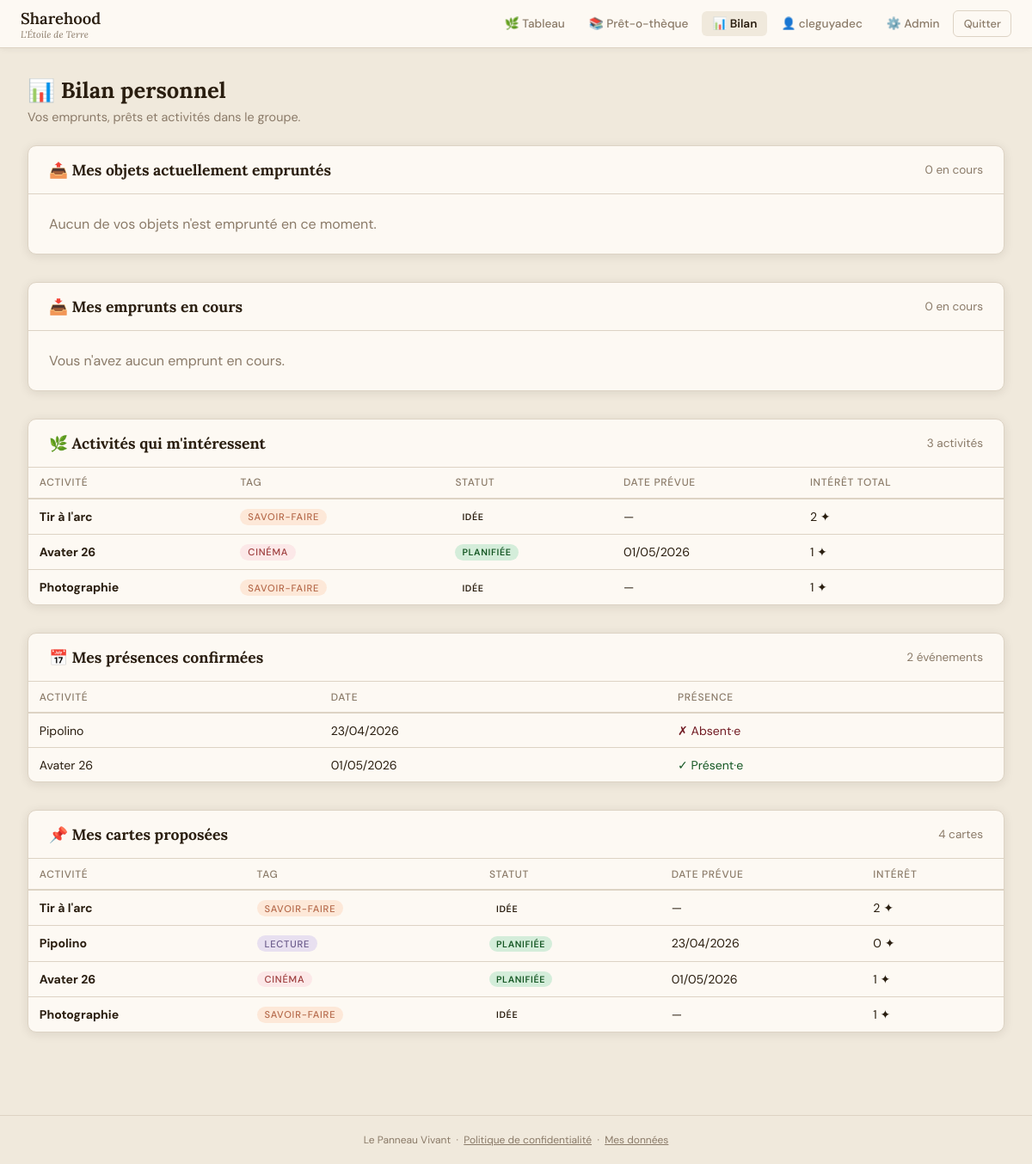
The app's page /?action=dashboard (signed in), older data.
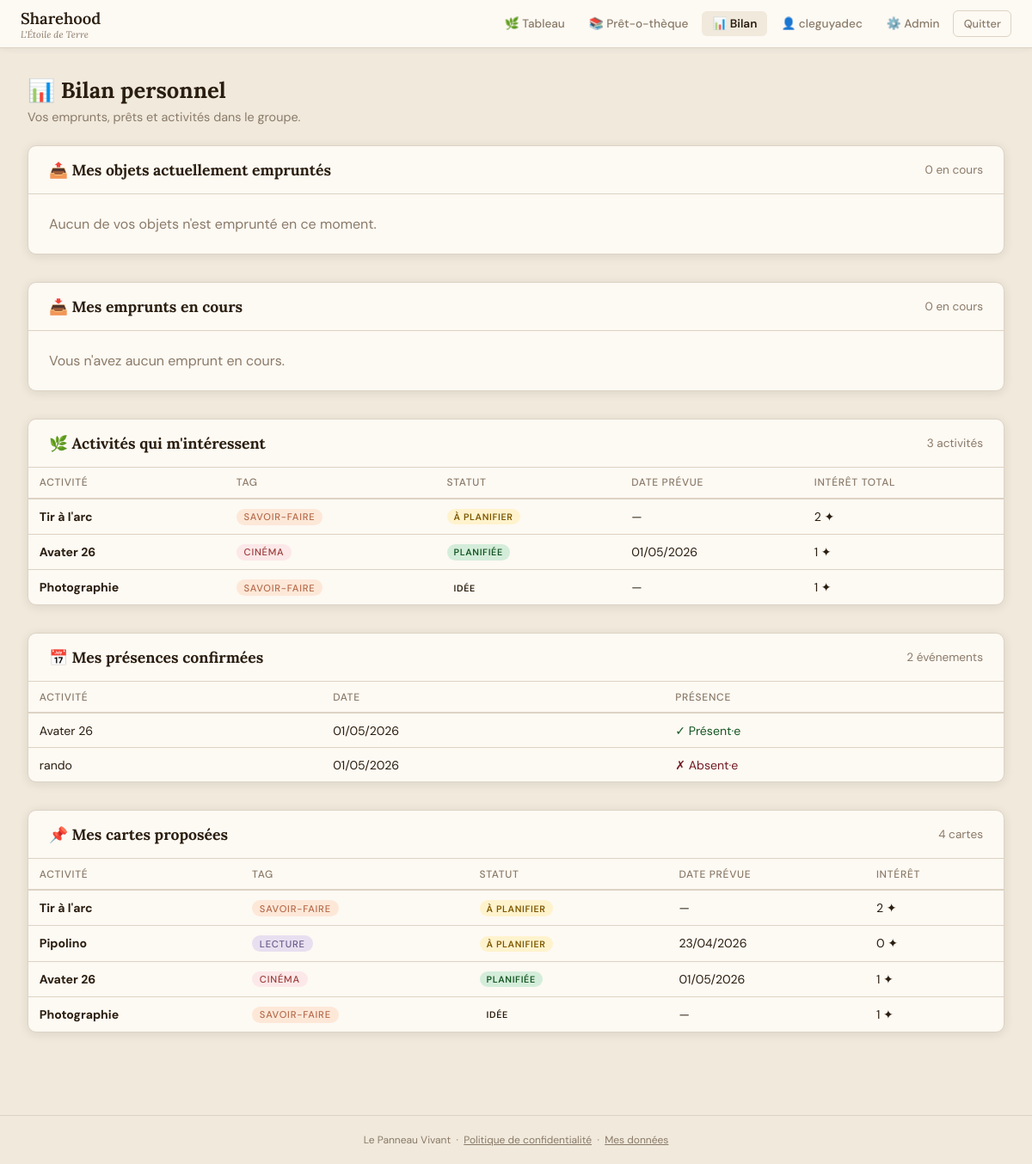
The same page, newer data.
### tables this page shows
CREATE TABLE users (
            id               INTEGER PRIMARY KEY AUTOINCREMENT,
            display_name     TEXT    NOT NULL,
            password_hash    TEXT    NOT NULL,
            role             TEXT    NOT NULL DEFAULT 'member',
            household        TEXT,
            created_at       TEXT    NOT NULL DEFAULT (datetime('now')),
            last_login       TEXT,
            is_active        INTEGER NOT NULL DEFAULT 1,
            gdpr_consent_at  TEXT
        );

CREATE TABLE cards (
            id           INTEGER PRIMARY KEY AUTOINCREMENT,
            column_id    INTEGER NOT NULL DEFAULT 0,
            tag          TEXT    NOT NULL DEFAULT 'autre',
            title        TEXT    NOT NULL,
            body         TEXT,
            author_id    INTEGER,
            audience     TEXT    DEFAULT 'adultes',
            event_date   TEXT,
            created_at   TEXT    NOT NULL DEFAULT (datetime('now')),
            updated_at   TEXT, status TEXT NOT NULL DEFAULT 'idea',
            FOREIGN KEY (author_id) REFERENCES users(id) ON DELETE SET NULL
        );

### functions.php (called while the page is built, shortened)
<?php
function getDB(): PDO
{
    static $db = null;
    if ($db === null) {
        $db = new PDO('sqlite:' . DB_PATH);
        $db->setAttribute(PDO::ATTR_ERRMODE,            PDO::ERRMODE_EXCEPTION);
        $db->setAttribute(PDO::ATTR_DEFAULT_FETCH_MODE, PDO::FETCH_ASSOC);
        $db->exec('PRAGMA journal_mode = WAL');
        $db->exec('PRAGMA foreign_keys = ON');
    }
    return $db;
}
function currentUser(): ?array
{
    $stmt = getDB()->prepare('SELECT * FROM users WHERE id = ? AND is_active = 1');
    $stmt->execute([$_SESSION['user_id']]);
    return $stmt->fetch() ?: null;
}
function requireAuth(): array
{
    $user = currentUser();
    return $user;
}
function getDashboardData(int $userId): array
{
    $db = getDB();
    $lent = $db->prepare('
        SELECT li.id, li.title, li.category,
               u.display_name AS borrower_name,
               l.id AS loan_id, l.loaned_at, l.due_date,
               CAST(julianday("now") - julianday(l.loaned_at) AS INTEGER) AS days_out
        FROM   library_items li
        JOIN   loans l ON l.item_id = li.id AND l.returned_at IS NULL
        JOIN   users u ON l.borrower_id = u.id
        WHERE  li.owner_id = ?
        ORDER  BY l.loaned_at ASC
    ');
    $lent->execute([$userId]);
    $borrowed = $db->prepare('
        SELECT li.id, li.title, li.category,
               u.display_name AS owner_name,
               l.id AS loan_id, l.loaned_at, l.due_date,
               CAST(julianday("now") - julianday(l.loaned_at) AS INTEGER) AS days_out
        FROM   loans l
        JOIN   library_items li ON l.item_id = li.id
        LEFT JOIN users u ON li.owner_id = u.id
        WHERE  l.borrower_id = ? AND l.returned_at IS NULL
        ORDER  BY l.loaned_at ASC
    ');
    $borrowed->execute([$userId]);
    $activities = $db->prepare('
        SELECT c.id, c.title, c.tag, c.status, c.event_date, c.column_id,
               u.display_name AS author_name,
               (SELECT COUNT(*) FROM interests WHERE card_id = c.id) AS interest_count
        FROM   interests i
        JOIN   cards c ON i.card_id = c.id
        LEFT JOIN users u ON c.author_id = u.id
        WHERE  i.user_id = ?
        ORDER  BY c.column_id ASC, c.event_date IS NULL ASC, c.event_date ASC
    ');
    $activities->execute([$userId]);
    $myCards = $db->prepare('
        SELECT c.id, c.title, c.tag, c.status, c.event_date, c.column_id,
               (SELECT COUNT(*) FROM interests WHERE card_id = c.id) AS interest_count
        FROM   cards c
        WHERE  c.author_id = ?
        ORDER  BY c.column_id ASC, c.created_at DESC
    ');
    $myCards->execute([$userId]);
    $presences = $db->prepare('
        SELECT c.id, c.title, c.tag, c.event_date, p.attending
        FROM   presences p
        JOIN   cards c ON p.card_id = c.id
        WHERE  p.user_id = ? AND c.status = "planifiee"
        ORDER  BY c.event_date IS NULL ASC, c.event_date ASC
    ');
    $presences->execute([$userId]);
    return [
        'lent'       => $lent->fetchAll(),
        'borrowed'   => $borrowed->fetchAll(),
        'activities' => $activities->fetchAll(),
        'my_cards'   => $myCards->fetchAll(),
        'presences'  => $presences->fetchAll(),
    ];
}
function h(string $s): string
{
    return htmlspecialchars($s, ENT_QUOTES | ENT_SUBSTITUTE, 'UTF-8');
}
function fmtDate(?string $d): string
{
    $ts = strtotime($d);
    return $ts ? date('d/m/Y', $ts) : $d;
}

### index.php (the view, shortened to what this page needs)
<?php
require_once __DIR__ . '/functions.php';
$action = preg_replace('/[^a-z_]/', '', $_GET['action'] ?? 'board');
$user   = currentUser();
if (in_array($action, ['login', 'register', 'privacy'], true)) {
    if ($user && $action !== 'privacy') {
        redirect('?action=board');
    }
} else {
    $user = requireAuth();
}
switch ($action) {
    case 'dashboard': viewDashboard($user); break;
}
function layoutOpen(string $title, ?array $user = null, string $currentAction = ''): void
{
    $appName = h(APP_NAME);
    $appSub  = h(APP_SUBTITLE);
    $isAdmin = $user && $user['role'] === 'admin';
    echo <<<HTML
<!DOCTYPE html>
<html lang="fr">
<head>
<title>{$appName} — {$title}</title>
</head>
<body>
HTML;
    if ($user) {
        $board   = $currentAction === 'board'     ? 'active' : '';
        $library = $currentAction === 'library'   ? 'active' : '';
        $bilan   = $currentAction === 'dashboard' ? 'active' : '';
        $mydata  = $currentAction === 'my_data'   ? 'active' : '';
        $admin   = $currentAction === 'admin'     ? 'active' : '';
        $uname   = h($user['display_name']);
        $csrf    = csrfField();
        echo <<<HTML
<nav>
  <a class="nav-brand" href="?action=board">{$appName} <small>{$appSub}</small></a>
  <button class="nav-toggle" aria-label="Menu" aria-expanded="false" onclick="toggleNav(this)">☰</button>
  <div class="nav-links" id="nav-links">
    <a href="?action=board"     class="{$board}">🌿 Tableau</a>
    <a href="?action=library"   class="{$library}">📚 Prêt-o-thèque</a>
    <a href="?action=dashboard" class="{$bilan}">📊 Bilan</a>
    <a href="?action=my_data"   class="{$mydata}">👤 {$uname}</a>
HTML;
        if ($isAdmin) {
            echo "<a href=\"?action=admin\" class=\"{$admin}\">⚙️ Admin</a>";
        }
        echo <<<HTML
    <form method="post" action="?action=logout" style="display:inline">
      {$csrf}
      <button type="submit" class="btn btn-ghost btn-sm">Quitter</button>
    </form>
  </div>
</nav>
<script>
function toggleNav(btn) {
  const nav = document.getElementById('nav-links');
  const open = nav.classList.toggle('open');
  btn.setAttribute('aria-expanded', open);
  btn.textContent = open ? '✕' : '☰';
}
document.addEventListener('click', function(e) {
  const nav = document.getElementById('nav-links');
  if (nav && nav.classList.contains('open') && !e.target.closest('nav')) {
    nav.classList.remove('open');
    const btn = document.querySelector('.nav-toggle');
    if (btn) { btn.setAttribute('aria-expanded','false'); btn.textContent='☰'; }
  }
});
</script>
HTML;
    }
}
function layoutClose(): void
{
    echo <<<HTML
<footer>
  Le Panneau Vivant &nbsp;·&nbsp;
  <a href="?action=privacy" style="color:inherit">Politique de confidentialité</a> &nbsp;·&nbsp;
  <a href="?action=my_data" style="color:inherit">Mes données</a>
</footer>
</body></html>
HTML;
}
function viewDashboard(array $user): void
{
    layoutOpen('Bilan', $user, 'dashboard');
    $data = getDashboardData($user['id']);
    echo '<div class="page">';
    echo '<div class="page-header"><h1>📊 Bilan personnel</h1><p>Vos emprunts, prêts et activités dans le groupe.</p></div>';
    echo '<div class="section-box mt-2">';
    echo '<div class="section-box-header"><h2>📤 Mes objets actuellement empruntés</h2>';
    echo '<span class="text-sm text-muted">' . count($data['lent']) . ' en cours</span></div>';
    if (empty($data['lent'])) {
        echo '<div class="section-box-body"><p class="text-muted">Aucun de vos objets n\'est emprunté en ce moment.</p></div>';
    }
    echo '</div>';
    echo '<div class="section-box mt-2">';
    echo '<div class="section-box-header"><h2>📥 Mes emprunts en cours</h2>';
    echo '<span class="text-sm text-muted">' . count($data['borrowed']) . ' en cours</span></div>';
    if (empty($data['borrowed'])) {
        echo '<div class="section-box-body"><p class="text-muted">Vous n\'avez aucun emprunt en cours.</p></div>';
    }
    echo '</div>';
    echo '<div class="section-box mt-2">';
    echo '<div class="section-box-header"><h2>🌿 Activités qui m\'intéressent</h2>';
    echo '<span class="text-sm text-muted">' . count($data['activities']) . ' activité' . (count($data['activities']) > 1 ? 's' : '') . '</span></div>';
    if (empty($data['activities'])) {
        echo '<div class="section-box-body"><p class="text-muted">Vous n\'avez marqué d\'intérêt pour aucune activité.</p></div>';
    } else {
        echo '<div style="overflow-x:auto"><table class="data-table">';
        echo '<thead><tr><th>Activité</th><th>Tag</th><th>Statut</th><th>Date prévue</th><th>Intérêt total</th></tr></thead><tbody>';
        foreach ($data['activities'] as $row) {
            $tagLabel = TAG_META[$row['tag']] ?? ['label' => $row['tag'], 'cls' => 'tag-autre'];
            $stMeta   = STATUS_META[$row['status']] ?? STATUS_META['a_planifier'];
            echo '<tr>';
            echo '<td><strong>' . h($row['title']) . '</strong></td>';
            echo '<td><span class="tag ' . $tagLabel['cls'] . '">' . $tagLabel['label'] . '</span></td>';
            echo '<td><span class="status-badge status-' . h($row['status']) . '">' . $stMeta['label'] . '</span></td>';
            echo '<td>' . ($row['event_date'] ? fmtDate($row['event_date']) : '—') . '</td>';
            echo '<td>' . (int)$row['interest_count'] . ' ✦</td>';
            echo '</tr>';
        }
        echo '</tbody></table></div>';
    }
    echo '</div>';
    if (!empty($data['presences'])) {
        echo '<div class="section-box mt-2">';
        echo '<div class="section-box-header"><h2>📅 Mes présences confirmées</h2>';
        echo '<span class="text-sm text-muted">' . count($data['presences']) . ' événement' . (count($data['presences']) > 1 ? 's' : '') . '</span></div>';
        echo '<div style="overflow-x:auto"><table class="data-table">';
        echo '<thead><tr><th>Activité</th><th>Date</th><th>Présence</th></tr></thead><tbody>';
        foreach ($data['presences'] as $row) {
            $attending = (int)$row['attending'];
            $pLabel    = $attending === 1 ? '<span style="color:#155724">✓ Présent·e</span>' : '<span style="color:#721c24">✗ Absent·e</span>';
            echo '<tr>';
            echo '<td>' . h($row['title']) . '</td>';
            echo '<td>' . ($row['event_date'] ? fmtDate($row['event_date']) : '—') . '</td>';
            echo '<td>' . $pLabel . '</td>';
            echo '</tr>';
        }
        echo '</tbody></table></div>';
        echo '</div>';
    }
    echo '<div class="section-box mt-2">';
    echo '<div class="section-box-header"><h2>📌 Mes cartes proposées</h2>';
    echo '<span class="text-sm text-muted">' . count($data['my_cards']) . ' carte' . (count($data['my_cards']) > 1 ? 's' : '') . '</span></div>';
    if (empty($data['my_cards'])) {
        echo '<div class="section-box-body"><p class="text-muted">Vous n\'avez proposé aucune activité.</p></div>';
    } else {
        echo '<div style="overflow-x:auto"><table class="data-table">';
        echo '<thead><tr><th>Activité</th><th>Tag</th><th>Statut</th><th>Date prévue</th><th>Intérêt</th></tr></thead><tbody>';
        foreach ($data['my_cards'] as $row) {
            $tagLabel = TAG_META[$row['tag']] ?? ['label' => $row['tag'], 'cls' => 'tag-autre'];
            $stMeta   = STATUS_META[$row['status']] ?? STATUS_META['a_planifier'];
            echo '<tr>';
            echo '<td><strong>' . h($row['title']) . '</strong></td>';
            echo '<td><span class="tag ' . $tagLabel['cls'] . '">' . $tagLabel['label'] . '</span></td>';
            echo '<td><span class="status-badge status-' . h($row['status']) . '">' . $stMeta['label'] . '</span></td>';
            echo '<td>' . ($row['event_date'] ? fmtDate($row['event_date']) : '—') . '</td>';
            echo '<td>' . (int)$row['interest_count'] . ' ✦</td>';
            echo '</tr>';
        }
        echo '</tbody></table></div>';
    }
    echo '</div>';
    echo '</div>';
    layoutClose();
}

### index.php (style rules this page uses)
*, *::before, *::after { box-sizing: border-box; margin: 0; padding: 0; }
:root { --bg: #f0e9dc; --card-bg: #fdf9f3; --col-0: #b5694a; --col-1: #5c7d63; --col-2: #7a6045; --text: #2a1e10; --muted: #8a7a68; --border: #ddd3c4; --shadow: 0 2px 12px rgba(42,30,16,.10); --radius: 10px; --nav-h: 56px; }
html, body { height: 100%; font-family: 'DM Sans', sans-serif; background: var(--bg); color: var(--text); }
nav { position: sticky; top: 0; z-index: 50; background: var(--card-bg); border-bottom: 1px solid var(--border); height: var(--nav-h); padding: 0 1.5rem; display: flex; align-items: center; justify-content: space-between; box-shadow: 0 1px 8px rgba(42,30,16,.06); }
.nav-brand { font-family: 'Lora', serif; font-size: 1.15rem; font-weight: 600; color: var(--text); text-decoration: none; }
.nav-brand small { display: block; font-size: .68rem; font-weight: 400; color: var(--muted); font-style: italic; }
.nav-links { display: flex; gap: .25rem; align-items: center; }
.nav-links a { padding: .4rem .75rem; border-radius: 6px; font-size: .85rem; font-weight: 500; color: var(--muted); text-decoration: none; transition: background .15s, color .15s; }
.nav-links a:hover, .nav-links a.active { background: var(--bg); color: var(--text); }
.nav-links a.active { font-weight: 600; }
.btn { display: inline-flex; align-items: center; gap: .4rem; padding: .6rem 1.1rem; border: none; border-radius: 6px; font-family: 'DM Sans', sans-serif; font-size: .88rem; font-weight: 500; cursor: pointer; text-decoration: none; transition: opacity .15s, transform .1s; }
.btn-ghost { background: transparent; color: var(--muted); border: 1px solid var(--border); }
.btn-sm { padding: .35rem .7rem; font-size: .8rem; }
.tag { display: inline-block; font-size: .7rem; font-weight: 500; text-transform: uppercase; letter-spacing: .07em; padding: .15rem .55rem; border-radius: 20px; }
.tag-savoir { background: #fde8d8; color: #b5694a; }
.tag-lecture { background: #e8e0f0; color: #6a5a8a; }
.tag-cinema { background: #fce8e8; color: #9c3a3a; }
.page { padding: 2rem; max-width: 1400px; margin: 0 auto; }
.page-header { margin-bottom: 1.5rem; }
.page-header h1 { font-family: 'Lora', serif; font-size: 1.6rem; }
.page-header p { color: var(--muted); margin-top: .35rem; font-size: .9rem; }
.data-table { width: 100%; border-collapse: collapse; font-size: .88rem; }
.data-table th { text-align: left; padding: .6rem .8rem; font-weight: 500; color: var(--muted); font-size: .75rem; text-transform: uppercase; letter-spacing: .06em; border-bottom: 2px solid var(--border); }
.data-table td { padding: .65rem .8rem; border-bottom: 1px solid var(--border); vertical-align: middle; }
.data-table tr:last-child td { border-bottom: none; }
.section-box { background: var(--card-bg); border: 1px solid var(--border); border-radius: var(--radius); box-shadow: var(--shadow); overflow: hidden; margin-bottom: 2rem; }
.section-box-header { padding: 1rem 1.5rem; border-bottom: 1px solid var(--border); display: flex; align-items: center; justify-content: space-between; }
.section-box-header h2 { font-family: 'Lora', serif; font-size: 1.1rem; }
.section-box-body { padding: 1.5rem; }
footer { text-align: center; padding: 1.25rem; color: var(--muted); font-size: .75rem; border-top: 1px solid var(--border); margin-top: 2rem; }
.text-muted { color: var(--muted); }
.text-sm { font-size: .85rem; }
.mt-2 { margin-top: 1rem; }
.status-badge { display: inline-block; font-size: .67rem; font-weight: 600; text-transform: uppercase; letter-spacing: .06em; padding: .14rem .5rem; border-radius: 20px; }
.status-a_planifier { background: #fff3cd; color: #7d5800; }
.status-planifiee { background: #d4edda; color: #155724; }

Row changes from the older to the newer data that the page shows:
changed cards "Tir à l'arc": status "IDÉE" → "À PLANIFIER"
changed cards "Pipolino": status "PLANIFIÉE" → "À PLANIFIER"
Text that changed along with them:
new list line: "rando 01/05/2026 ✗ Absent·e"
list line gone: "Pipolino 23/04/2026 ✗ Absent·e"
